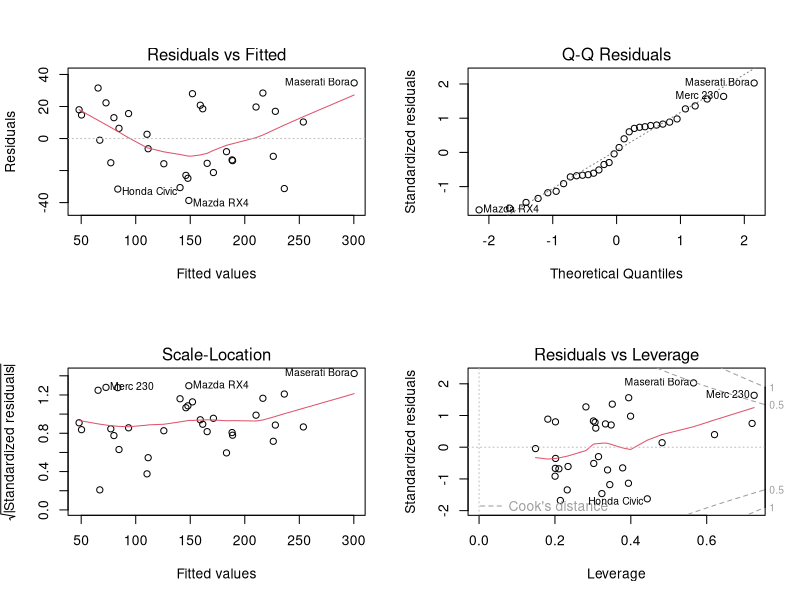

R code for this plot:
## ---- chunk 1
library(datasets)
data(mtcars)
setdiff(colnames(mtcars), c("mpg", "hp", "qsec"))
## ---- chunk 2
par(mfrow = c(2, 2))
plot(lm(hp~., mtcars))
